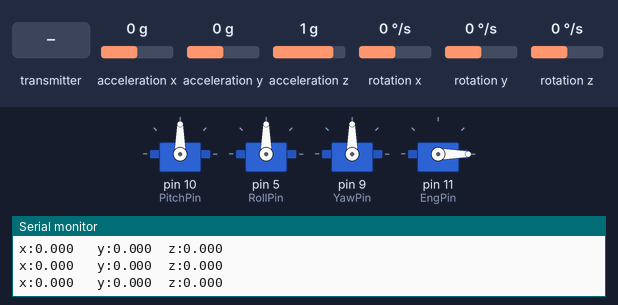
Recording of a sketch running on a simulated Arduino Uno, built with avr-gcc and run on an emulated ATmega328P. Parts: 4 × servo, the last lines printed to the serial monitor. Inputs (shaded band) come from the test bench; at power-on: rotation z 0 °/s, acceleration x 0 g, acceleration y 0 g, acceleration z 1 g, rotation x 0 °/s, rotation y 0 °/s.

Above: at 6.8 s.
6.9 s: rotation z set to 9 °/s
At 8.41 s:
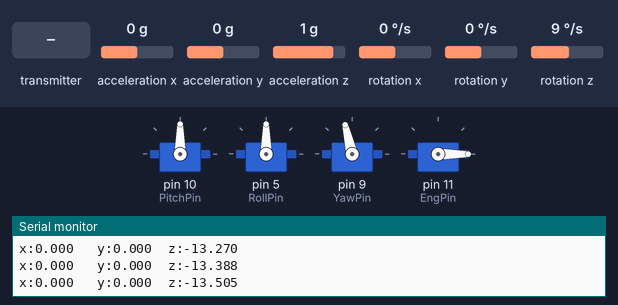
9.9 s: the transmitter starts sending readChannel.5 = 1000
At 11.1 s:
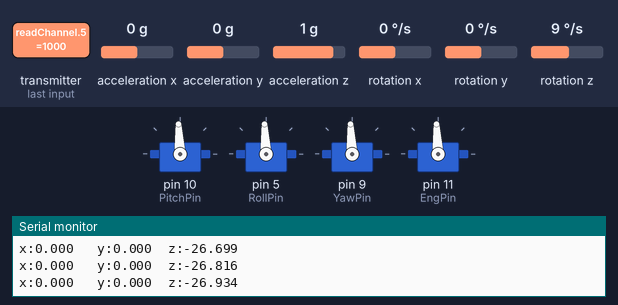
11.4 s: the transmitter starts sending readChannel.2 = 1000
At 12.0 s:
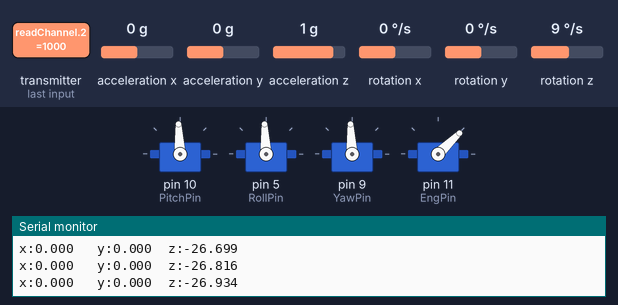
12.9 s: the transmitter starts sending readChannel.0 = 1000
At 13.2 s:
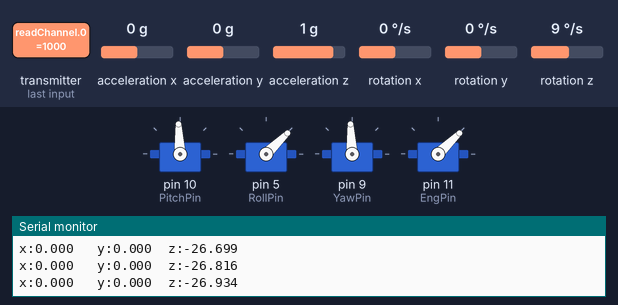
14.4 s: the transmitter starts sending readChannel.1 = 1000
At 15.4 s:
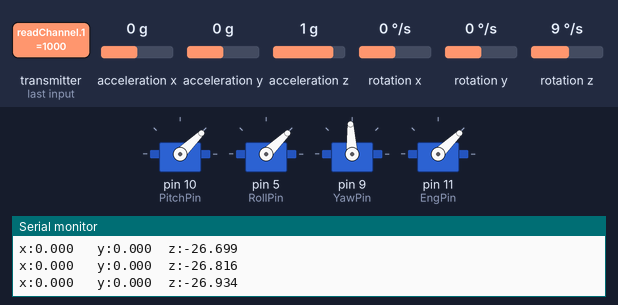
Timing chart, 0 to 16.9 s (numbered marks = the images above; inputs shaded):
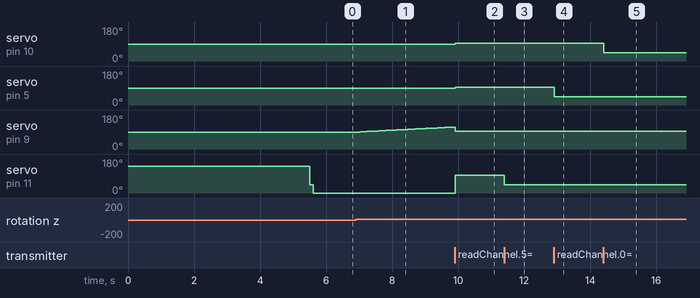

Measured:
- after the input at 6.9 s, servo on pin 9 (YawPin): moves from 90° to 116° over 2.8 s, starting after 0.12 s
- after the input at 9.9 s, servo on pin 10 (PitchPin), servo on pin 5 (RollPin): 90° → 93° at once; servo on pin 11 (EngPin): 0° → 93° at once
- after the input at 11.4 s, servo on pin 11 (EngPin): 93° → 44° at once
- after the input at 12.9 s, servo on pin 5 (RollPin): 93° → 44° at once
- after the input at 14.4 s, servo on pin 10 (PitchPin): 93° → 44° at once

The sketch:

Plane_Code.ino
```cpp
#define Debug 1
#define Radio433Pin 2

//Servo pins
#define PitchPin 10
#define RollPin 5
#define YawPin 9
#define EngPin 11


//Gyroscope is connected to pins  A4 and A5 relative to SDA and SCL on gyroscope


//-Vals-----------------------------------------------------------------------------------------------------------------------------------------------------------------------
float rGx = 0.0;  // Global X Angle
float rGy = 0.0;  // Global Y Angle
float rGz = 0.0;  // Global Z Angle
float Gh = 0.0;   // Global height

float aGx = 0.0;  // Global X acceleration
float aGy = 0.0;  // Global Y acceleration
float aGz = 0.0;  // Global Z acceleration

float aGyError = 0.0;

float rTx = 0.0;  // Target x angle
float rTy = 0.0;  // Target y angle
float rTz = 0.0;  // Target z angle

//-Coef for the X angle------------------------------------------
float kPX = 2.5;
float kIX = 0.005;
float kDX = 0;

//-Coef for the Y angle------------------------------------------
float kPY = 2;
float kIY = 0;
float kDY = 0;

//-Coef for the Z angle------------------------------------------
float kPZ = 1;
float kIZ = 0;
float kDZ = 0;

float globalSpeed = 0;

static uint32_t tmrM = 0;
static uint32_t tmrSpd = 0;
bool flightFlag = true;
//-Main Setup-----------------------------------------------------------------------------------------------------------------------------------------------------------------

#include "I2Cdev.h"
#include "Led.h"
class PID {
public:
	float p = 0;
	float i = 0;
	float d = 0;
	float limit = 0;

	float derivative = 0;
	float integral = 0;

	PID(float p, float i, float d, float windup = 0) : p(p), i(i), d(d), limit(windup)  {};

	float update(float error, float dt) {
		integral += error * dt;

		if (isfinite(prevError) && dt > 0) {
			derivative = (error - prevError) / dt;
		}

		prevError = error;

		return p * error + constrain(i * integral, -limit, limit) + d * derivative; // PID
	}

	void reset() {
		prevError = NAN;
		integral = 0;
		derivative = 0;
	}

private:
	float prevError = NAN;
};


PID Pitch(1, 0, 0, 10);
PID Roll(1, 0, 0, 10);
PID Yaw(1, 0, 0, 10);
PID Engine(1, 0, 0, 10);

void setup() {
  Serial.begin(115200);  // Setup of main usb port for debug
  delay(4000);
  LedSetup();   //Setup of RGB led strip
  Gyrosetup();  // Setup of Gyroscope
  ServoSetup();    // Setup of Servo
  rxSetup();
  delay(100);
}
long long flightTmr = 0;

void levelOff(){
  getInfo(&rGx, &rGy, &rGz);
  debugPrint("x:", rGx, " y:", rGy, "z:", rGz);
  float x = Pitch.update(rGx, (millis() - flightTmr)/1000);
  float y = Roll.update(rGy, (millis() - flightTmr)/1000);
  float z = Yaw.update(rGz, (millis() - flightTmr)/1000);

  angleWrite(90 - y, 90 + x, 90 - z);
  flightTmr = millis();
}

//-Main code-----------------------------------------------------------------------------------------------------------------------------------------------------------------
uint8_t currentMode = 0;
long long modeTMR  = 0;
void loop() {
  currentMode = Flight_mode();
  // levelOff();
  switch (currentMode){
    case 0:
      manualFlight();
    break;
    case 1:
      levelOff();
      break;
  };
}
```

Debug.ino
```cpp
void debugPrint(String a, int x, String b, int y, String c, int z) {
  Serial.print("X: ");
  Serial.print(x);
  Serial.print('\t');
  Serial.print("y: ");
  Serial.print(y);
  Serial.print('\t');
  Serial.print("Z: ");
  Serial.print(z);
  Serial.println('\t');

}
void debugPrint(String a, float x, String b, float y, String c, float z) {
  Serial.print(a);
  Serial.print(x, 3);
  Serial.print('\t');
  Serial.print(b);
  Serial.print(y, 3);
  Serial.print('\t');
  Serial.print(c);
  Serial.print(z, 3);
  Serial.println('\t');

}
```

Gyro.ino
```cpp
#include "MPU6050_6Axis_MotionApps20.h"

#define kX 1
#define kY 1
#define kZ 1

MPU6050 mpu;
uint8_t fifoBuffer[45];  // буфер

float filX = 0;
float filY = 0;
float filZ = 0;

void Gyrosetup() {
  Wire.begin();
  //Wire.setClock(1000000UL);   // разгоняем шину на максимум
  // инициализация DMP
  mpu.initialize();
  mpu.dmpInitialize();
  mpu.setDMPEnabled(true);
  mpu.CalibrateAccel(3);
  mpu.CalibrateGyro(3);
}

// Прередавать &ax,&ay,&az
void getInfo(float *rx, float *ry, float *rz) {
  //mpu.dmpGetCurrentPacket()
  if (mpu.dmpGetCurrentFIFOPacket(fifoBuffer)) {
    // переменные для расчёта (ypr можно вынести в глобал)
    Quaternion q;
    VectorFloat gravity;
    float ypr[3];
    // расчёты
    mpu.dmpGetQuaternion(&q, fifoBuffer);
    mpu.dmpGetGravity(&gravity, &q);
    mpu.dmpGetYawPitchRoll(ypr, &q, &gravity);

    float euler[3];
    mpu.dmpGetEuler(euler, &q);
    *rx = degrees(euler[2]);
    *ry = degrees(euler[1]);
    *rz = degrees(euler[0]);
    return;


    // filX += (degrees(ypr[2])- filX) * kX;
    // filY += (degrees(ypr[1])- filY) * kY;
    // filZ += (degrees(ypr[0])- filZ) * kZ;
    filX = degrees(ypr[2]);
    filY = degrees(ypr[1]);
    filZ = degrees(ypr[0]);

    // debugPrint("GYRO:  X:", filX, " Y: ", filY, " Z: ", filZ);
    *rx = filX;
    *ry = filY;
    *rz = filZ;
  }
}
```

Led.h
```cpp
#include <FastLED.h>
//Led Pin
#define DATA_PIN 6
#define NUM_LEDS 8
#define Brigtnes 50

int frec = 1000;
uint8_t frec_counter = 0;
long long tmr = 0;
long long tmr2 = 0;
long long tmr3 = 0;
int hue = 0;
int8_t mult = 1;

long counter = 0;
bool state = true;
bool flash = false;
int type = 0;


CRGB leds[NUM_LEDS];
void LedSetup() {
  FastLED.addLeds<WS2812, DATA_PIN, GRB>(leds, NUM_LEDS);  // GRB ordering is typical
  FastLED.clear();
  FastLED.setBrightness(Brigtnes);  // ограничить максимальную яркость
}
//0-norm, 1-alarm, 2 - error
void doLight() {
  // Serial.println(frec);
  if (millis() - tmr >= frec) {
    state = !state;
    frec_counter++;
    if (frec >= 700) {
      frec = 200;
    } else if (frec <= 700 && frec_counter == 4) {
      frec = 1800;
      frec_counter = 0;
    }
    tmr = millis();
  }
  if (millis() - tmr2 >= 5) {
    leds[4] = CRGB::White;
    leds[5] = CRGB(255, 255, 100);
    leds[6] = CRGB::White;
    leds[7] = CRGB(255, 255, 100);

    tmr2 = millis();
  }
  if (millis() - tmr3 >= 40) {
    hue += mult;
    if (hue >= 250) {
      hue = 250;
      mult = -10;
    }
    if (hue == 20) {
      hue = 20;
      mult = 10;
    }
    tmr3 = millis();
  }
  if (state) {
    leds[0] = CRGB::Red;
    leds[1] = CRGB::White;
    leds[2] = CRGB::Green;
  }
  if (!state) {
    leds[0] = CRGB::White;
    leds[1] = CRGB::White;
    leds[2] = CRGB::White;
  }
  leds[3] = CRGB(hue, 0, 0);
  FastLED.show();
}
```

PID.ino
```cpp
// #pragma once
// class PID {
// public:
// 	float p = 0;
// 	float i = 0;
// 	float d = 0;
// 	float limit = 0;

// 	float derivative = 0;
// 	float integral = 0;

// 	PID(float p, float i, float d, float windup = 0, float dAlpha = 1) : p(p), i(i), d(d), limit(windup)  {};

// 	float update(float error, float dt) {
// 		integral += error * dt;

// 		if (isfinite(prevError) && dt > 0) {
// 			derivative = (error - prevError) / dt;
// 		}

// 		prevError = error;

// 		return p * error + constrain(i * integral, -windup, windup) + d * derivative; // PID
// 	}

// 	void reset() {
// 		prevError = NAN;
// 		integral = 0;
// 		derivative = 0;
// 	}

// private:
// 	float prevError = NAN;
// };
```

Servo_contr.ino
```cpp
// #include "SoftServo.h"

// SoftServo ServoPitch;  // Y
// SoftServo ServoRoll;   // x
// SoftServo ServoYaw;    // z
// SoftServo ServoEng;    // Additional servo (For any other purpose)


// void ServoSetup() {
//   // Attach pin to servo
//   ServoPitch.attach(PitchPin);
//   ServoRoll.attach(RollPin);
//   ServoYaw.attach(YawPin);
//   ServoEng.attach(EngPin);
//   // Make async mode to get rid of delays
//   ServoPitch.asyncMode();
//   ServoRoll.asyncMode();
//   ServoYaw.asyncMode();
//   ServoEng.asyncMode();
// }

// void servoTick() {
//   ServoPitch.tick();
//   ServoRoll.tick();
//   ServoYaw.tick();
//   ServoEng.tick();
// }

// void angleWrite(int x, int y, int z) {
//   ServoPitch.write(x);
//   ServoRoll.write(y);
//   ServoYaw.write(z);
// }

// void angleWrite(int x, int y, int z, int e) {
//   ServoPitch.write(x);
//   ServoRoll.write(y);
//   ServoYaw.write(z);
//   ServoEng.write(e);
// }

// void angleWriteMicroseconds(int x, int y, int z) {
//   ServoPitch.writeMicroseconds(x);
//   ServoRoll.writeMicroseconds(y);
//   ServoYaw.writeMicroseconds(z);
// }

// void angleWriteMicroseconds(int x, int y, int z, int e) {
//   ServoPitch.writeMicroseconds(x);
//   ServoRoll.writeMicroseconds(y);
//   ServoYaw.writeMicroseconds(z);
//   ServoEng.writeMicroseconds(e);
// }


// void Attach_servos() {
//   //if servo is not controled by the Arduino Begin controlling
//   if (~(ServoPitch.attached())) ServoPitch.attach(PitchPin);
//   if (~(ServoRoll.attached())) ServoRoll.attach(RollPin);
//   if (~(ServoYaw.attached())) ServoYaw.attach(YawPin);
//   if (~(ServoEng.attached())) ServoEng.attach(EngPin);
// }


// void Detach_servos() {
//   //If servo is controlled by Arduino Stop conrolling
//   if (ServoPitch.attached()) {
//     ServoPitch.write(90);
//     delay(100);
//     ServoPitch.detach();
//     pinMode(PitchPin, LOW);
//   }

//   if (ServoRoll.attached()) {
//     ServoRoll.write(90);
//     delay(100);
//     ServoRoll.detach();
//     pinMode(RollPin, LOW);
//   }

//   if (ServoYaw.attached()) {
//     ServoYaw.write(90);
//     delay(100);
//     ServoYaw.detach();
//     pinMode(YawPin, LOW);
//   }
//   if (ServoEng.attached()) {
//     ServoEng.write(90);
//     delay(100);
//     ServoEng.detach();
//     pinMode(EngPin, LOW);
//   }
// }
#include <Servo.h>

Servo ServoRoll;   // x
Servo ServoPitch;  // Y
Servo ServoYaw;    // z
Servo ServoEng;    // Additional servo (For any other purpose)

void ServoSetup() {
  // Attach pin to servo
  ServoPitch.attach(PitchPin);
  ServoRoll.attach(RollPin);
  ServoYaw.attach(YawPin);
  ServoEng.attach(EngPin);
  ServoEng.writeMicroseconds(2000);
  delay(1000);
  ServoEng.writeMicroseconds(1000);


}

void angleWrite(int x, int y, int z) {
  ServoPitch.write(x);
  ServoRoll.write(y);
  ServoYaw.write(z);
  ServoEng.writeMicroseconds(GetEngine());
}

void angleWrite(int x, int y, int z, int e) {
  ServoPitch.write(x);
  ServoRoll.write(y);
  ServoYaw.write(z);
  ServoEng.write(e);
}

void angleWriteMicroseconds(int x, int y, int z) {
  ServoPitch.writeMicroseconds(x);
  ServoRoll.writeMicroseconds(y);
  ServoYaw.writeMicroseconds(z);
}

void angleWriteMicroseconds(int x, int y, int z, int e) {
  ServoPitch.writeMicroseconds(x);
  ServoRoll.writeMicroseconds(y);
  ServoYaw.writeMicroseconds(z);
  ServoEng.writeMicroseconds(e);
}


// #include <Adafruit_SoftServo.h>  // SoftwareServo (works on non PWM pins)

// Adafruit_SoftServo ServoRoll;   // x
// Adafruit_SoftServo ServoPitch;  // Y
// Adafruit_SoftServo ServoYaw;    // z
// Adafruit_SoftServo ServoEng;    // Additional servo (For any other purpose)


// void ServoSetup(){
//   OCR0A = 0xAF;            // any number is OK
//   TIMSK0 |= _BV(OCIE0A);    // Turn on the compare interrupt (below!)
//   ServoPitch.attach(PitchPin);
//   ServoRoll.attach(RollPin);
//   ServoYaw.attach(YawPin);
//   ServoEng.attach(EngPin);
// }

// void angleWrite(int x, int y, int z) {
//   ServoPitch.write(x);
//   ServoRoll.write(y);
//   ServoYaw.write(z);
// }

// void angleWriteMicroseconds(int x, int y, int z) {
//   ServoPitch.writeMico(x);
//   ServoRoll.write(y);
//   ServoYaw.write(z);
// }


// void Attach_servos() {
//   //if servo is not controled by the Arduino Begin controlling
//   if (~(ServoPitch.attached())) ServoPitch.attach(PitchPin);
//   if (~(ServoRoll.attached())) ServoRoll.attach(RollPin);
//   if (~(ServoYaw.attached())) ServoYaw.attach(YawPin);
//   if (~(ServoEng.attached())) ServoEng.attach(YawPin);
// }


// void Detach_servos() {
//   //If servo is controlled by Arduino Stop conrolling
//   if (ServoPitch.attached()) {
//     // ServoPitch.write(90);
//     // delay(100);
//     ServoPitch.detach();
//     pinMode(PitchPin, LOW);
//   }

//   if (ServoRoll.attached()) {
//     // ServoRoll.write(90);
//     // delay(100);
//     ServoRoll.detach();
//     pinMode(RollPin, LOW);
//   }

//   if (ServoYaw.attached()) {
//     // ServoYaw.write(90);
//     // delay(100);
//     ServoYaw.detach();
//     pinMode(YawPin, LOW);
//   }
//   if (ServoEng.attached()) {
//     // ServoYaw.write(90);
//     // delay(100);
//     ServoEng.detach();
//     pinMode(EngPin, LOW);
//   }
// }


// volatile uint8_t servoTmrCounter = 0;
// SIGNAL(TIMER0_COMPA_vect) {
//   // this gets called every 2 milliseconds
//   servoTmrCounter += 2;
//   // every 20 milliseconds, refresh the servos!
//   if (servoTmrCounter >= 20) {
//     servoTmrCounter = 0;
//     ServoPitch.refresh();
//     ServoRoll.refresh();
//     ServoYaw.refresh();
//     ServoEng.refresh();
//   }
// }
```

Tx-Rx.ino
```cpp
#include <IBusBM.h>

IBusBM IBus; // IBus object

void rxSetup(){
  IBus.begin(Serial);
}
int val1, val2, val3, val4, val6;

void manualFlight(){
  val1 = IBus.readChannel(0); // get latest value for servo channel 1
  val2 = IBus.readChannel(1); // get latest value for servo channel 1
  val3 = IBus.readChannel(2); // get latest value for servo channel 1
  val4 = IBus.readChannel(3); // get latest value for servo channel 1
  angleWriteMicroseconds(val2, val1, val4, val3);
}

uint8_t Flight_mode() {
  val6 = IBus.readChannel(5); // get latest value for servo channel 1
  if(val6 >= 1300) return 1;
  else return 0;
}
uint8_t GetEngine() {
  val3 = IBus.readChannel(2); // get latest value for servo channel 1
  return val3;
}
```
